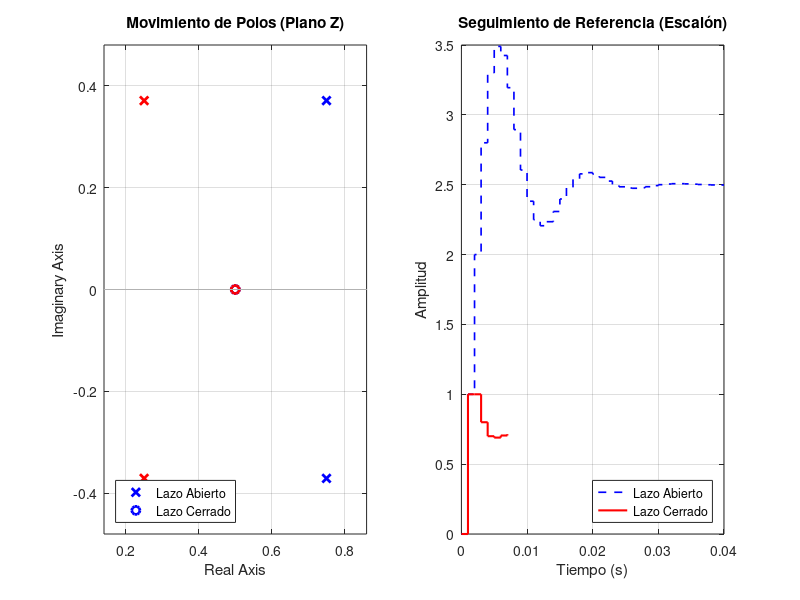

Reproduce this figure in MATLAB.
% =========================================================================
% Cap. 03 — LAZO CERRADO DIGITAL (retroalimentación unitaria)
% -------------------------------------------------------------------------
% Propósito  : Cerrar el lazo con realimentación unitaria sobre el mismo
%              G(z) genérico y comparar visualmente polos y respuesta al
%              escalón en abierto vs cerrado (`stairs` simula la salida
%              real del DAC).
% Aplicación : Sistema genérico G(z) = (z-0.5)/(z² - 1.5z + 0.7).
%              NO representa la planta del motor (ejemplo didáctico).
% Parámetros : Coeficientes fijos del polinomio en z; ganancia K = 1.
% Muestreo   : Ts = 1 ms (Fs = 1 kHz).
% Entradas   : Ninguna.
% Salidas    : Reporte de estabilidad LC en consola y figura con mapa
%              polos/ceros y respuesta al escalón abierto vs cerrado.
% Doc        : docs/03_dominio_z.md
% =========================================================================
clear; clc; close all;

%% 1. DEFINICIÓN DEL SISTEMA EN LAZO ABIERTO
Fs = 1000;      % Frecuencia de muestreo: 1 kHz
Ts = 1 / Fs;    

num = [1, -0.5]; 
den = [1, -1.5, 0.7];
sys_ol = tf(num, den, Ts); % Sistema Lazo Abierto (Open Loop)

%% 2. CERRAR EL LAZO (Feedback digital)
% Simulamos un controlador proporcional de ganancia 1 (K=1)
sys_cl = feedback(sys_ol, 1);

disp('Sistema Lazo Abierto G(z):'); display(sys_ol);
disp('Sistema Lazo Cerrado G_cl(z) = G/(1+G):'); display(sys_cl);

%% 3. ESTABILIDAD EN LAZO CERRADO
poles_cl = pole(sys_cl);

fprintf('--- Estabilidad Lazo Cerrado ---\n');
for i = 1:length(poles_cl)
    fprintf('Polo CL %d: Magnitud = %.4f\n', i, abs(poles_cl(i)));
end

if all(abs(poles_cl) < 1)
    fprintf('>> SISTEMA EN LAZO CERRADO ESTABLE.\n');
else
    fprintf('>> SISTEMA EN LAZO CERRADO INESTABLE.\n');
end

%% 4. COMPARATIVA VISUAL (Abierto vs Cerrado)
figure('Name', 'Comparación: Abierto vs Cerrado', 'Position', [100, 100, 900, 400]);

% Gráfico 1: Movimiento de Polos (Usando pzmap en lugar de zplane)
subplot(1,2,1);
pzmap(sys_ol, 'b', sys_cl, 'r'); 
title('Movimiento de Polos (Plano Z)');
legend('Lazo Abierto', 'Lazo Cerrado', 'Location', 'SouthWest');
grid on;

% Gráfico 2: Respuesta al Escalón (Comportamiento real de DAC)
subplot(1,2,2);

% 1. Extraemos los datos numéricos de la simulación
[y_ol, t_ol] = step(sys_ol);
[y_cl, t_cl] = step(sys_cl);

% 2. Graficamos usando 'stairs' (escaleras)
stairs(t_ol, y_ol, 'b--', 'LineWidth', 1.2); hold on;
stairs(t_cl, y_cl, 'r-', 'LineWidth', 1.5);

title('Seguimiento de Referencia (Escalón)');
legend('Lazo Abierto', 'Lazo Cerrado', 'Location', 'SouthEast');
xlabel('Tiempo (s)'); ylabel('Amplitud');
grid on; 
